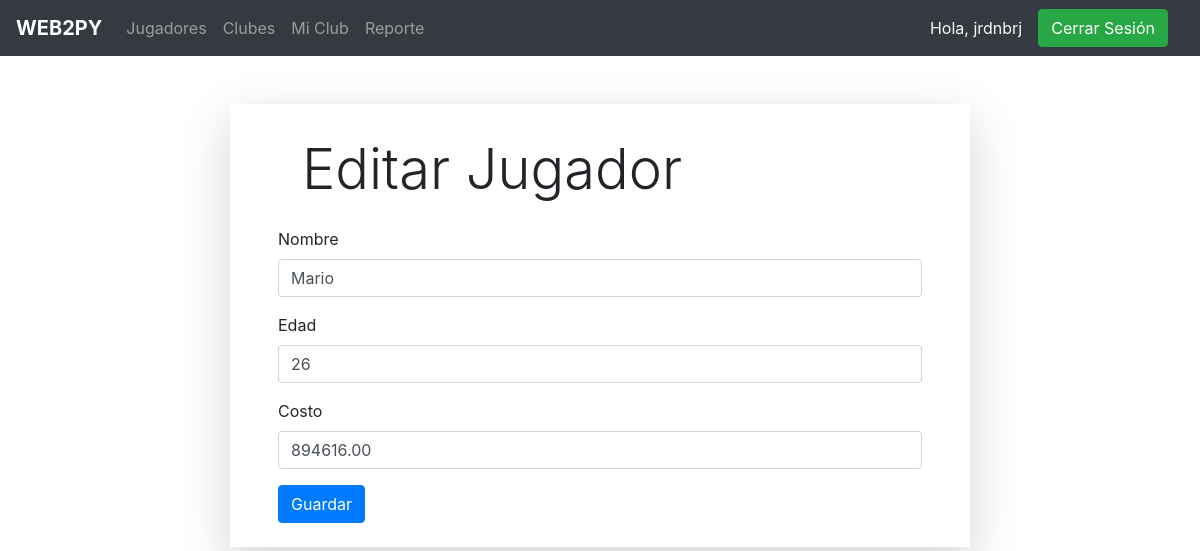
Page /jugador/2/editar (signed in) on the committed database.
### app/models.py (models this page shows, shortened)
class Jugador(models.Model):
    id = models.AutoField(primary_key=True)
    nombre = models.CharField(max_length=50)
    edad = models.IntegerField()
    costo = models.DecimalField(decimal_places = 2, max_digits = 15)
    club = models.ForeignKey(Club, null=True, blank=True, on_delete=models.SET_NULL, related_name='club')

### app/views.py (the view, shortened to what this page needs)
# urls.py: path('jugador/<int:id>/editar', editar_jugador, name='editar_jugador'),
@login_required
def editar_jugador(request, id):
    jugador = Jugador.objects.get(id=id)
    context = { 'jugador': jugador, 'action': 'Editar' }
    return render(request, 'jugador/crear_editar_jugador.html', context)

### templates/jugador/crear_editar_jugador.html (shortened to what this page needs)
{% extends 'base.html' %}
{% block content %}
<div class="container">
    <div class="shadow-lg col-xl-8 mx-auto m-5 px-5 py-2">
        <h2 class="m-4 display-4">{% if action %}{{ action }}{% else %}Nuevo{% endif %} Jugador</h2>
        <form method="POST">{% csrf_token %}
            <div class="form-group">
                <label>Nombre</label><br>
                <input type="text" class="form-control" name="nombre" value="{% if form.errors %}{{ form.nombre.value }}{% else %}{{ jugador.nombre }}{% endif %}">
            </div>
            <div class="form-group">
                <label>Edad</label>
                <input type="text" class="form-control" name="edad" value="{% if form.errors %}{{ form.edad.value }}{% else %}{{ jugador.edad }}{% endif %}">
            </div>
            <div class="form-group">
                <label>Costo</label>
                <input type="text" class="form-control" name="costo" value="{% if form.errors %}{{ form.costo.value }}{% else %}{{ jugador.costo }}{% endif %}">
            </div>
            <button type="submit" class="btn btn-primary">Guardar</button>
        </form>
    </div>
</div>
{% endblock %}

### templates/base.html (shortened to what this page needs)
{% load static %}
<html lang="en">
<head>
    <link rel="stylesheet" href="https://cdn.jsdelivr.net/npm/bootstrap@4.5.3/dist/css/bootstrap.min.css">
</head>
<body>
    <nav class="navbar navbar-expand-lg navbar-dark bg-dark">
        <a class="navbar-brand" href="{% url 'index' %}"><strong>WEB2PY</strong></a>
        <div class="collapse navbar-collapse" id="navbarText">
            <ul class="navbar-nav mr-auto">
                {% if request.user.is_authenticated %}
                    <li class="nav-item">
                        <a class="nav-link" href="{% url 'jugadores' %}">Jugadores</a>
                    </li>
                    <li class="nav-item">
                        <a class="nav-link" href="{% url 'clubes' %}">Clubes</a>
                    </li>
                    {% if request.user.is_superuser %}
                        <li class="nav-item">
                            <a class="nav-link" href="{% url 'editar_club' %}">Mi Club</a>
                        </li>
                    {% else %}
                        <li class="nav-item">
                            <a class="nav-link" href="{% url 'nuevo_club' %}">Registrarse como Club</a>
                        </li>
                    {% endif %}
                    <li class="nav-item">
                        <a class="nav-link" href="{% url 'reporte' %}">Reporte</a>
                    </li>
                {% endif %}
            </ul>
            {% if user.is_authenticated %}
                <span class="text-light">Hola, {{ user.username }}</span>
                <a type="button" class="btn btn-success mx-3" href="{% url 'cerrar_sesion' %}">Cerrar Sesión</a>
            {% else %}
                <a type="button" class="btn btn-outline-success" href="{% url 'iniciar_sesion' %}">Iniciar Sesión</a>
                <a type="button" class="btn btn-success mx-3" href="{% url 'crear_cuenta' %}">Crear Cuenta</a>
            {% endif %}
        </div>
    </nav>
    {% block content %} {% endblock %}
</body>
</html>

### rows in the picture
Jugador: nombre "Mario", edad "26", costo "894616.00"

### other values in the picture
{{ user.username }} "jrdnbrj"
{{ action }} "Editar"
